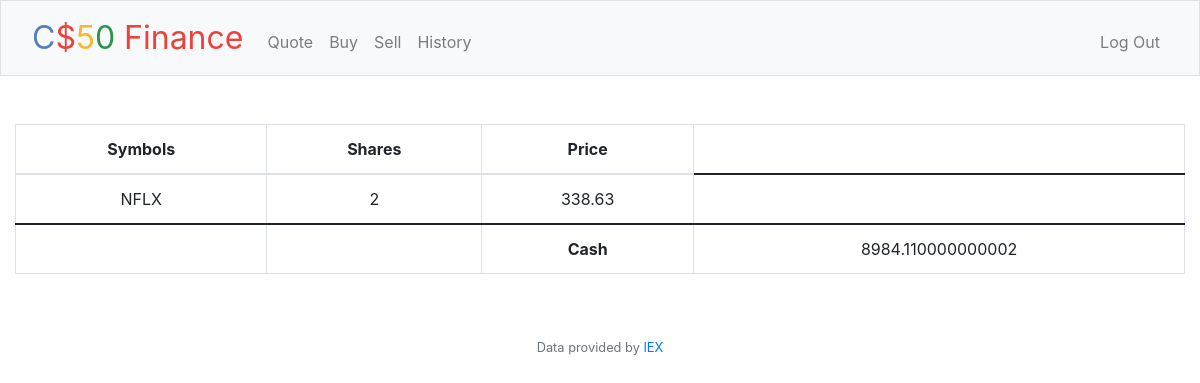
Page / (signed in) on the earlier database version.
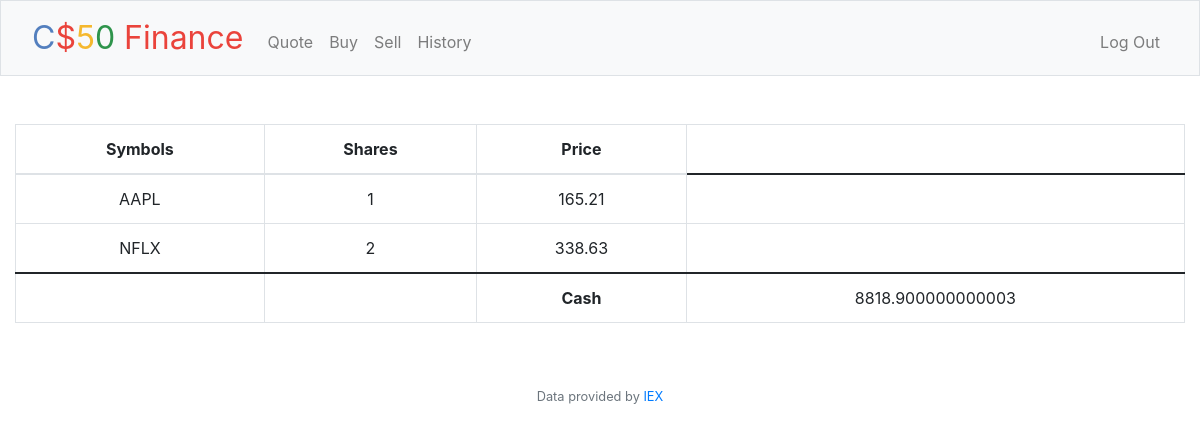
Same page on the later database version.
### tables this page shows
CREATE TABLE action(
ID INTEGER PRIMARY KEY AUTOINCREMENT,
user_id INTEGER,
symbol TEXT,
shares TEXT,
price REAL,
date TIMESTAMP
);

CREATE TABLE users (id INTEGER PRIMARY KEY AUTOINCREMENT NOT NULL, username TEXT NOT NULL, hash TEXT NOT NULL, cash NUMERIC NOT NULL DEFAULT 10000.00);

### app.py (the view)
@app.route("/")
@login_required
def index():
    user_id = session["user_id"]
    action_db = db.execute("SELECT symbol, SUM(shares) AS shares, price FROM action WHERE user_id = ? GROUP BY symbol", user_id)
    cash_db = db.execute("SELECT cash FROM users WHERE id = ?", user_id)
    cash = cash_db[0]["cash"]
    return render_template("index.html", database = action_db, cash = cash)

### app.py (called while the page is built)
@app.after_request
def after_request(response):
    response.headers["Cache-Control"] = "no-cache, no-store, must-revalidate"
    response.headers["Expires"] = 0
    response.headers["Pragma"] = "no-cache"
    return response

### helpers.py (called while the page is built)
def login_required(f):
    @wraps(f)
    def decorated_function(*args, **kwargs):
        if session.get("user_id") is None:
            return redirect("/login")
        return f(*args, **kwargs)
    return decorated_function

### templates/index.html (shortened to what this page needs)
{% extends "layout.html" %}
{% block main %}
<table class="table table-bordered">
    <thead>
      <tr>
        <th scope="col">Symbols</th>
        <th scope="col">Shares</th>
        <th scope="col">Price</th>
      </tr>
    </thead>
    <tbody>
      {% for row in database %}
      <tr>
        <td>{{row["symbol"]}}</td>
        <td>{{row["shares"]}}</td>
        <td>{{row["price"]}}</td>
      </tr>
      {% endfor %}
    </tbody>
    <tfoot>
      <tr>
        <td></td>
        <td></td>
        <th>Cash</th>
        <td>{{cash}}</td>
      </tr>
    </tfoot>
  </table>
{% endblock %}

### templates/layout.html (shortened to what this page needs)
<!DOCTYPE html>
<html lang="en">
    <head>
        <link href="https://cdn.jsdelivr.net/npm/bootstrap@5.1.3/dist/css/bootstrap.min.css" rel="stylesheet">
        <link href="/static/styles.css" rel="stylesheet">
        <link rel="stylesheet" href="https://cdn.jsdelivr.net/npm/bootstrap@4.0.0/dist/css/bootstrap.min.css">
    </head>
    <body>
        <nav class="bg-light border navbar navbar-expand-md navbar-light">
            <div class="container-fluid">
                <a class="navbar-brand" href="/"><span class="blue">C</span><span class="red">$</span><span class="yellow">5</span><span class="green">0</span> <span class="red">Finance</span></a>
                <div class="collapse navbar-collapse" id="navbar">
                    {% if session["user_id"] %}
                        <ul class="navbar-nav me-auto mt-2">
                            <li class="nav-item"><a class="nav-link" href="/quote">Quote</a></li>
                            <li class="nav-item"><a class="nav-link" href="/buy">Buy</a></li>
                            <li class="nav-item"><a class="nav-link" href="/sell">Sell</a></li>
                            <li class="nav-item"><a class="nav-link" href="/history">History</a></li>
                        </ul>
                        <ul class="navbar-nav ms-auto mt-2">
                            <li class="nav-item"><a class="nav-link" href="/logout">Log Out</a></li>
                        </ul>
                    {% else %}
                        <ul class="navbar-nav ms-auto mt-2">
                            <li class="nav-item"><a class="nav-link" href="/register">Register</a></li>
                            <li class="nav-item"><a class="nav-link" href="/login">Log In</a></li>
                        </ul>
                    {% endif %}
                </div>
            </div>
        </nav>
        <main class="container-fluid py-5 text-center">
            {% block main %}{% endblock %}
        </main>
        <footer class="mb-5 small text-center text-muted">
            Data provided by <a href="https://iexcloud.io/">IEX</a>
        </footer>
    </body>
</html>

### static/styles.css (style rules this page uses)
nav .navbar-brand { font-size: xx-large; }
nav .navbar-brand .blue { color: #537fbe; }
nav .navbar-brand .red { color: #ea433b; }
nav .navbar-brand .yellow { color: #f5b82e; }
nav .navbar-brand .green { color: #2e944b; }

Differences in the rows shown:
added action: symbol "AAPL", shares "1", price "165.21"
changed users: cash "8984.110000000002" → "8818.900000000003"
